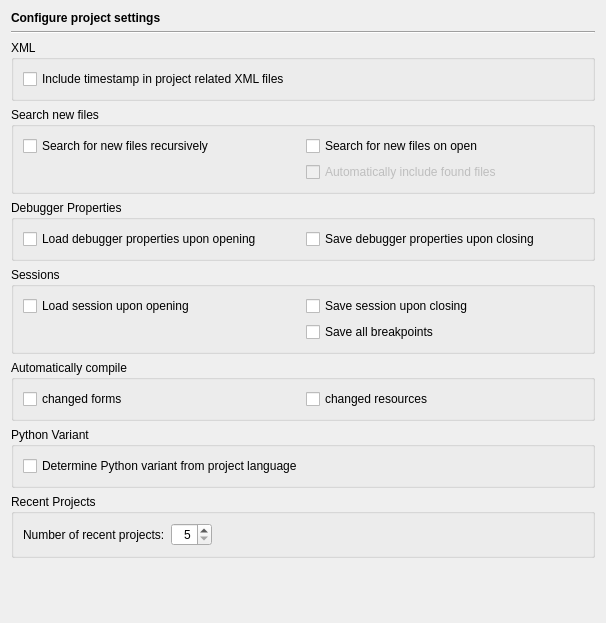
<?xml version="1.0" encoding="UTF-8"?>
<ui version="4.0">
 <class>ProjectPage</class>
 <widget class="QWidget" name="ProjectPage">
  <property name="geometry">
   <rect>
    <x>0</x>
    <y>0</y>
    <width>602</width>
    <height>623</height>
   </rect>
  </property>
  <layout class="QVBoxLayout" name="verticalLayout_2">
   <item>
    <widget class="QLabel" name="headerLabel">
     <property name="text">
      <string>&lt;b&gt;Configure project settings&lt;/b&gt;</string>
     </property>
    </widget>
   </item>
   <item>
    <widget class="Line" name="line8">
     <property name="frameShape">
      <enum>QFrame::HLine</enum>
     </property>
     <property name="frameShadow">
      <enum>QFrame::Sunken</enum>
     </property>
     <property name="orientation">
      <enum>Qt::Horizontal</enum>
     </property>
    </widget>
   </item>
   <item>
    <widget class="QGroupBox" name="groupBox_6">
     <property name="title">
      <string>XML</string>
     </property>
     <layout class="QVBoxLayout">
      <item>
       <widget class="QCheckBox" name="projectTimestampCheckBox">
        <property name="toolTip">
         <string>Select, if a timestamp should be written to all project related XML files</string>
        </property>
        <property name="text">
         <string>Include timestamp in project related XML files</string>
        </property>
       </widget>
      </item>
     </layout>
    </widget>
   </item>
   <item>
    <widget class="QGroupBox" name="groupBox_2">
     <property name="title">
      <string>Search new files</string>
     </property>
     <layout class="QGridLayout">
      <item row="0" column="0">
       <widget class="QCheckBox" name="projectSearchNewFilesRecursiveCheckBox">
        <property name="text">
         <string>Search for new files recursively</string>
        </property>
       </widget>
      </item>
      <item row="0" column="1">
       <widget class="QCheckBox" name="projectSearchNewFilesCheckBox">
        <property name="toolTip">
         <string>Select whether a search for new files on a project open should be performed.</string>
        </property>
        <property name="text">
         <string>Search for new files on open</string>
        </property>
       </widget>
      </item>
      <item row="1" column="1">
       <widget class="QCheckBox" name="projectAutoIncludeNewFilesCheckBox">
        <property name="enabled">
         <bool>false</bool>
        </property>
        <property name="toolTip">
         <string>Select whether the found files should be included automatically.</string>
        </property>
        <property name="text">
         <string>Automatically include found files</string>
        </property>
       </widget>
      </item>
     </layout>
    </widget>
   </item>
   <item>
    <widget class="QGroupBox" name="groupBox_4">
     <property name="title">
      <string>Debugger Properties</string>
     </property>
     <layout class="QGridLayout">
      <item row="0" column="0">
       <widget class="QCheckBox" name="projectLoadDebugPropertiesCheckBox">
        <property name="toolTip">
         <string>Select, whether a project debugger properties file shall be read on opening the project</string>
        </property>
        <property name="text">
         <string>Load debugger properties upon opening</string>
        </property>
       </widget>
      </item>
      <item row="0" column="1">
       <widget class="QCheckBox" name="projectSaveDebugPropertiesCheckBox">
        <property name="toolTip">
         <string>Select, whether a project debugger properties file shall be written on closing the project</string>
        </property>
        <property name="text">
         <string>Save debugger properties upon closing</string>
        </property>
       </widget>
      </item>
     </layout>
    </widget>
   </item>
   <item>
    <widget class="QGroupBox" name="groupBox_3">
     <property name="title">
      <string>Sessions</string>
     </property>
     <layout class="QGridLayout">
      <item row="0" column="0">
       <widget class="QCheckBox" name="projectLoadSessionCheckBox">
        <property name="toolTip">
         <string>Select, whether a project session file shall be read on opening the project</string>
        </property>
        <property name="text">
         <string>Load session upon opening</string>
        </property>
       </widget>
      </item>
      <item row="0" column="1">
       <widget class="QCheckBox" name="projectSaveSessionCheckBox">
        <property name="toolTip">
         <string>Select, whether a project session file shall be written on closing the project</string>
        </property>
        <property name="text">
         <string>Save session upon closing</string>
        </property>
       </widget>
      </item>
      <item row="1" column="1">
       <widget class="QCheckBox" name="projectSessionAllBpCheckBox">
        <property name="toolTip">
         <string>Select whether all breakpoints should be saved to the session file.</string>
        </property>
        <property name="text">
         <string>Save all breakpoints</string>
        </property>
       </widget>
      </item>
     </layout>
    </widget>
   </item>
   <item>
    <widget class="QGroupBox" name="groupBox_5">
     <property name="title">
      <string>Automatically compile</string>
     </property>
     <layout class="QGridLayout">
      <item row="0" column="0">
       <widget class="QCheckBox" name="projectAutoCompileFormsCheckBox">
        <property name="toolTip">
         <string>Select, if changed forms should be compiled automatically upon a run action</string>
        </property>
        <property name="text">
         <string>changed forms</string>
        </property>
       </widget>
      </item>
      <item row="0" column="1">
       <widget class="QCheckBox" name="projectAutoCompileResourcesCheckBox">
        <property name="toolTip">
         <string>Select, if changed resources should be compiled automatically upon a run action</string>
        </property>
        <property name="text">
         <string>changed resources</string>
        </property>
       </widget>
      </item>
     </layout>
    </widget>
   </item>
   <item>
    <widget class="QGroupBox" name="groupBox">
     <property name="title">
      <string>Python Variant</string>
     </property>
     <layout class="QVBoxLayout" name="verticalLayout">
      <item>
       <widget class="QCheckBox" name="pythonVariantCheckBox">
        <property name="toolTip">
         <string>Select to determine the Python variant from the project language</string>
        </property>
        <property name="text">
         <string>Determine Python variant from project language</string>
        </property>
       </widget>
      </item>
     </layout>
    </widget>
   </item>
   <item>
    <widget class="QGroupBox" name="groupBox_7">
     <property name="title">
      <string>Recent Projects</string>
     </property>
     <layout class="QHBoxLayout" name="horizontalLayout">
      <item>
       <widget class="QLabel" name="label">
        <property name="text">
         <string>Number of recent projects:</string>
        </property>
       </widget>
      </item>
      <item>
       <widget class="QSpinBox" name="projectRecentSpinBox">
        <property name="toolTip">
         <string>Enter the number of recent projects to remember</string>
        </property>
        <property name="alignment">
         <set>Qt::AlignRight|Qt::AlignTrailing|Qt::AlignVCenter</set>
        </property>
        <property name="minimum">
         <number>5</number>
        </property>
        <property name="maximum">
         <number>50</number>
        </property>
       </widget>
      </item>
      <item>
       <spacer>
        <property name="orientation">
         <enum>Qt::Horizontal</enum>
        </property>
        <property name="sizeHint" stdset="0">
         <size>
          <width>40</width>
          <height>20</height>
         </size>
        </property>
       </spacer>
      </item>
     </layout>
    </widget>
   </item>
   <item>
    <spacer>
     <property name="orientation">
      <enum>Qt::Vertical</enum>
     </property>
     <property name="sizeHint" stdset="0">
      <size>
       <width>584</width>
       <height>20</height>
      </size>
     </property>
    </spacer>
   </item>
  </layout>
 </widget>
 <tabstops>
  <tabstop>projectTimestampCheckBox</tabstop>
  <tabstop>projectSearchNewFilesRecursiveCheckBox</tabstop>
  <tabstop>projectSearchNewFilesCheckBox</tabstop>
  <tabstop>projectAutoIncludeNewFilesCheckBox</tabstop>
  <tabstop>projectLoadDebugPropertiesCheckBox</tabstop>
  <tabstop>projectSaveDebugPropertiesCheckBox</tabstop>
  <tabstop>projectLoadSessionCheckBox</tabstop>
  <tabstop>projectSaveSessionCheckBox</tabstop>
  <tabstop>projectSessionAllBpCheckBox</tabstop>
  <tabstop>projectAutoCompileFormsCheckBox</tabstop>
  <tabstop>projectAutoCompileResourcesCheckBox</tabstop>
  <tabstop>pythonVariantCheckBox</tabstop>
  <tabstop>projectRecentSpinBox</tabstop>
 </tabstops>
 <resources/>
 <connections>
  <connection>
   <sender>projectSearchNewFilesCheckBox</sender>
   <signal>toggled(bool)</signal>
   <receiver>projectAutoIncludeNewFilesCheckBox</receiver>
   <slot>setEnabled(bool)</slot>
   <hints>
    <hint type="sourcelabel">
     <x>50</x>
     <y>133</y>
    </hint>
    <hint type="destinationlabel">
     <x>73</x>
     <y>190</y>
    </hint>
   </hints>
  </connection>
 </connections>
</ui>
